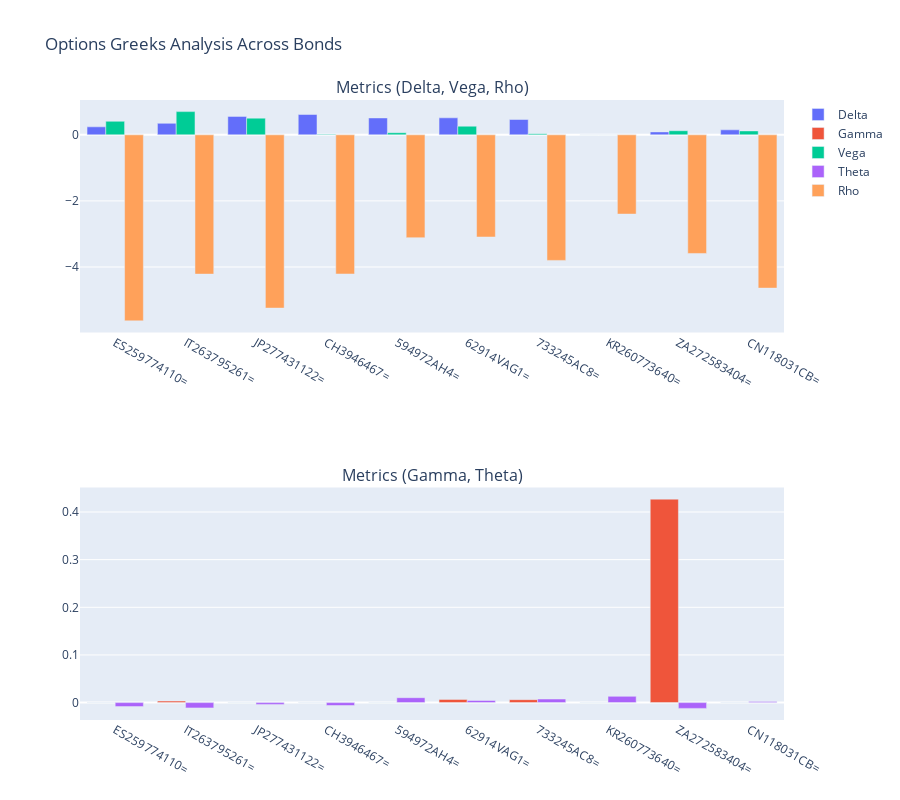

The notebook cell saved with this chart:
### Markdown cell above
### Greeks analysis

### Code cell
top_bonds['Delta'] = top_bonds['DeltaPercent']/100
greek_cols =  ['Delta', 'Gamma', 'Vega', 'Theta', 'Rho']

fig = make_subplots(rows=2, cols=1, subplot_titles=("Metrics (Delta, Vega, Rho)", "Metrics (Gamma, Theta)"))

for col in greek_cols:
    if col not in ['Gamma', 'Theta']:
        fig.add_trace(
            go.Bar(x=top_bonds['Instrument'], y=top_bonds[col], name=col), 
                   row=1, col=1
                )
    else:
        fig.add_trace(
            go.Bar(x=top_bonds['Instrument'], y=top_bonds[col], name=col), 
                   row=2, col=1
        )

fig.update_layout(
    title_text="Options Greeks Analysis Across Bonds",
    barmode='group',
    height=800
)
fig.show()

### Figure 1 — Plotly figure (JSON) as saved in the notebook; plotly's stock layout.template omitted (floating-point values rounded to 4 significant figures)
{"data": [{"name": "Delta", "type": "bar", "x": ["ES259774110=", "IT263795261=", "JP277431122=", "CH3946467=", "594972AH4=", "62914VAG1=", "733245AC8=", "KR260773640=", "ZA272583404=", "CN118031CB="], "xaxis": "x", "y": [0.2421, 0.3478, 0.5583, 0.6157, 0.5111, 0.5148, 0.4642, 1.647e-06, 0.0887, 0.1511], "yaxis": "y"}, {"name": "Gamma", "type": "bar", "x": ["ES259774110=", "IT263795261=", "JP277431122=", "CH3946467=", "594972AH4=", "62914VAG1=", "733245AC8=", "KR260773640=", "ZA272583404=", "CN118031CB="], "xaxis": "x2", "y": [0.0002242, 0.003222, 7.606e-09, 0.000127, 8.576e-07, 0.006731, 0.006204, -8.74e-07, 0.427, 0.0001833], "yaxis": "y2"}, {"name": "Vega", "type": "bar", "x": ["ES259774110=", "IT263795261=", "JP277431122=", "CH3946467=", "594972AH4=", "62914VAG1=", "733245AC8=", "KR260773640=", "ZA272583404=", "CN118031CB="], "xaxis": "x", "y": [0.4098, 0.7024, 0.5054, 0.02005, 0.06396, 0.2615, 0.03547, -1.472e-08, 0.1241, 0.1188], "yaxis": "y"}, {"name": "Theta", "type": "bar", "x": ["ES259774110=", "IT263795261=", "JP277431122=", "CH3946467=", "594972AH4=", "62914VAG1=", "733245AC8=", "KR260773640=", "ZA272583404=", "CN118031CB="], "xaxis": "x2", "y": [-0.008314, -0.01103, -0.003759, -0.006061, 0.01034, 0.004466, 0.007544, 0.01315, -0.01207, 0.002402], "yaxis": "y2"}, {"name": "Rho", "type": "bar", "x": ["ES259774110=", "IT263795261=", "JP277431122=", "CH3946467=", "594972AH4=", "62914VAG1=", "733245AC8=", "KR260773640=", "ZA272583404=", "CN118031CB="], "xaxis": "x", "y": [-5.631, -4.216, -5.244, -4.212, -3.113, -3.093, -3.801, -2.398, -3.591, -4.639], "yaxis": "y"}], "layout": {"annotations": [{"font": {"size": 16}, "showarrow": false, "text": "Metrics (Delta, Vega, Rho)", "x": 0.5, "xanchor": "center", "xref": "paper", "y": 1, "yanchor": "bottom", "yref": "paper"}, {"font": {"size": 16}, "showarrow": false, "text": "Metrics (Gamma, Theta)", "x": 0.5, "xanchor": "center", "xref": "paper", "y": 0.375, "yanchor": "bottom", "yref": "paper"}], "barmode": "group", "height": 800, "title": {"text": "Options Greeks Analysis Across Bonds"}, "xaxis": {"anchor": "y", "domain": [0, 1]}, "xaxis2": {"anchor": "y2", "domain": [0, 1]}, "yaxis": {"anchor": "x", "domain": [0.625, 1]}, "yaxis2": {"anchor": "x2", "domain": [0, 0.375]}}}
